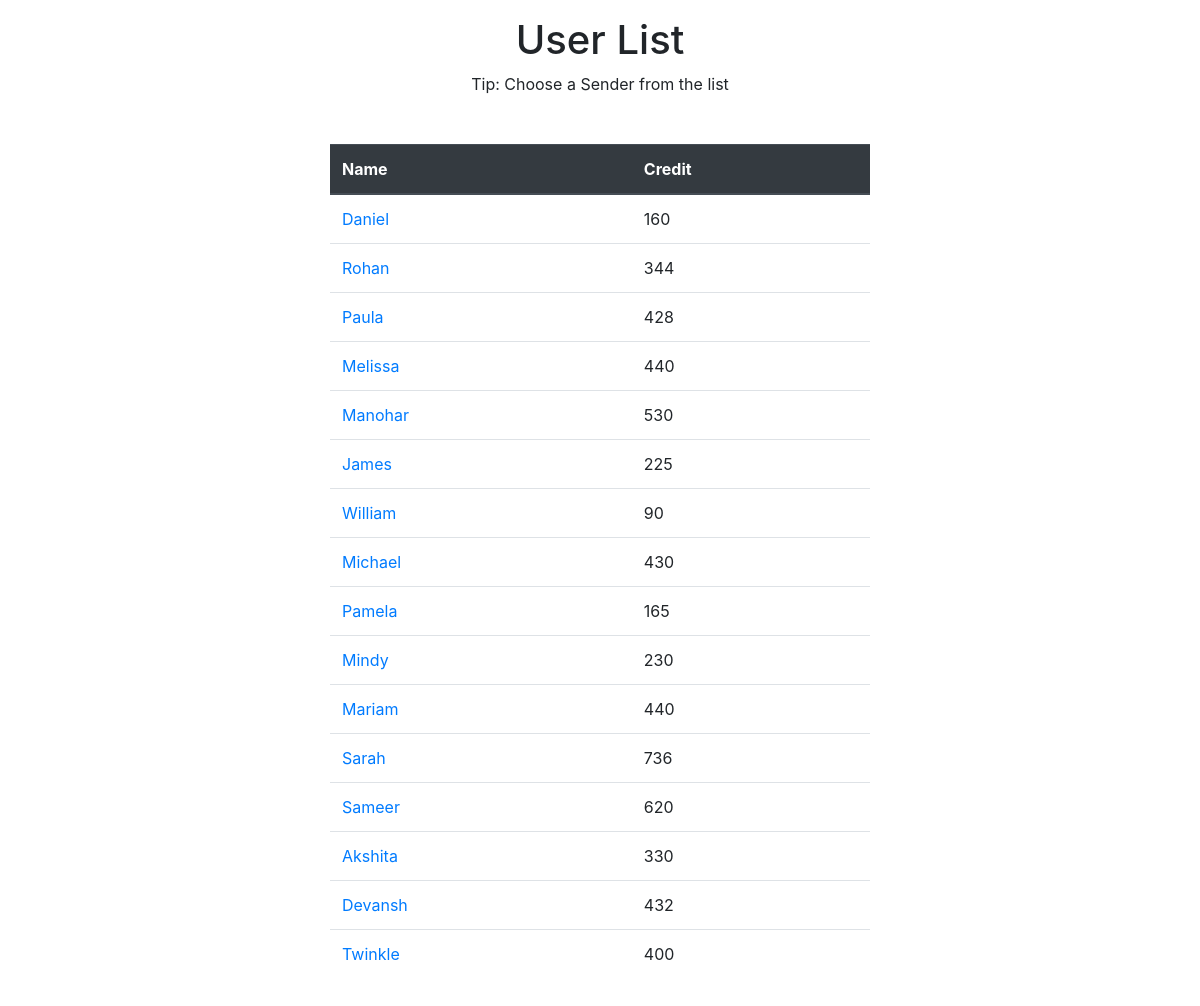
The page /transfer_credit on the database as committed earlier.
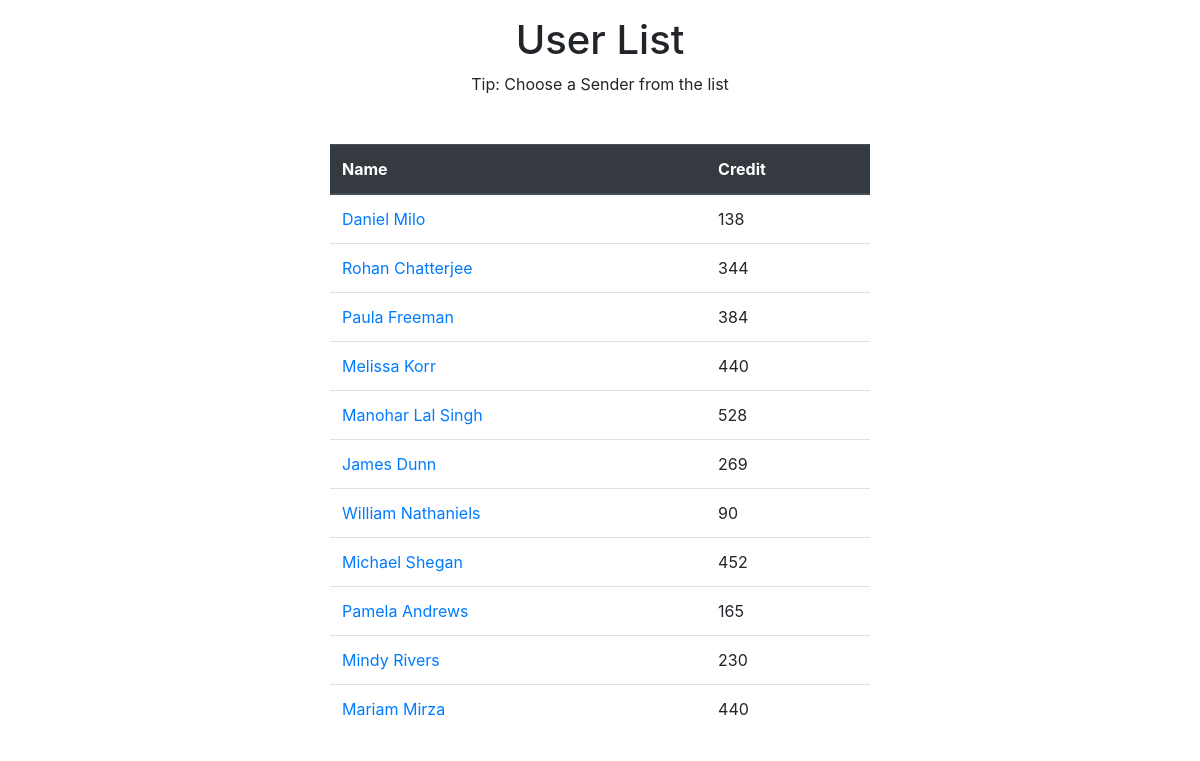
The same page on the database as committed later.
### manager/models.py (models this page shows, shortened)
class User(models.Model):
    name = models.CharField(max_length = 40)
    email = models.EmailField(max_length = 40)
    current_credit = models.IntegerField()

### manager/views.py (the view)
# urls.py: path('transfer_credit', views.transfer_credit, name='transfer_credit'),
def transfer_credit(request):
    users = User.objects.all()
    context = { 'users' : users }
    return render(request, 'transfer.html', context)

### templates/transfer.html (shortened to what this page needs)
{% extends 'base.html' %}
{% load static %}
{% block body %}
<div class="container my-3">
    <h1 class="text-center">User List</h1>
    <p class="text-center">Tip: Choose a Sender from the list</p>
    <div class="container my-3 mt-3 userlist">
        <table class="table my-5 mb-5 pb-5">
            <thead class="thead-dark">
                <tr>
                    <th scope="col">Name</th>
                    <th scope="col">Credit</th>
                </tr>
            </thead>
            <tbody>
                {% for user in users %}
                <tr>
                    <td><a href="/user/{{user.name}}">{{user.name}}</a></td>
                    <td>{{user.current_credit}}</td>
                </tr>
                {% endfor %}
            </tbody>
        </table>
    </div>
</div>
{% endblock body %}

### templates/base.html (shortened to what this page needs)
<!doctype html>
<html lang="en">
{% load static %}
  <head>
    <link rel="stylesheet" href="https://stackpath.bootstrapcdn.com/bootstrap/4.5.0/css/bootstrap.min.css">
  </head>
  <body>
    {% block body %}
    {% endblock body %}
  </body>
</html>

### templates/base.html (style rules this page uses)
body { background-image: url("https://papers.co/wallpaper/papers.co-mr12-wave-sea-nature-water-cool-white-36-3840x2400-4k-wallpaper.jpg"); background-position: fixed; background-repeat: no-repeat; background-size: 100%; background-overflow: hidden; }

### templates/transfer.html (style rules this page uses)
@media only screen and (min-width: 768px) { .table { width: 50%; margin-left: auto; margin-right: auto; } }

Rows that differ between the two databases and show on the page:
removed User: name "Sarah", current_credit "736"
removed User: name "Sameer", current_credit "620"
removed User: name "Akshita", current_credit "330"
removed User: name "Devansh", current_credit "432"
removed User: name "Twinkle", current_credit "400"
changed User: name "Daniel" → "Daniel Milo"; current_credit "160" → "138"
changed User: name "Rohan" → "Rohan Chatterjee"
changed User: name "Paula" → "Paula Freeman"; current_credit "428" → "384"
changed User: name "Melissa" → "Melissa Korr"
changed User: name "Manohar" → "Manohar Lal Singh"; current_credit "530" → "528"
changed User: name "James" → "James Dunn"; current_credit "225" → "269"
changed User: name "William" → "William Nathaniels"
changed User: name "Michael" → "Michael Shegan"; current_credit "430" → "452"
changed User: name "Pamela" → "Pamela Andrews"
changed User: name "Mindy" → "Mindy Rivers"
changed User: name "Mariam" → "Mariam Mirza"
